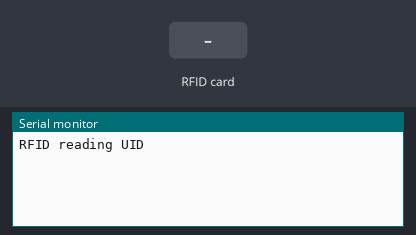
Simulated run of this sketch. Board: Arduino Uno, built with avr-gcc and run on an emulated ATmega328P. Parts: the last lines printed to the serial monitor. The test bench sets the inputs (shaded band).

Above: at 1.2 s.
1.3 s: RFID card 0B 20 02 0A held to the reader
At 2.5 s:
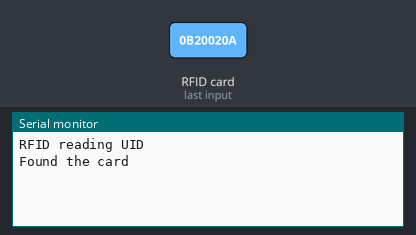
2.8 s: RFID card 5E 7A 19 C4 held to the reader
At 4.0 s:
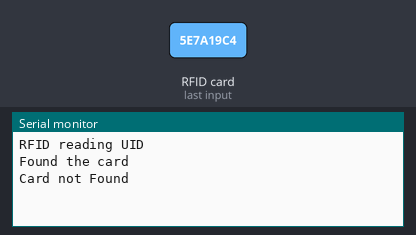

The sketch:

RFID_NODE_MCU.ino
```cpp
char *myStrings[2][3] = {{" 0B 20 02 0A", " 0C 20 02 0C", " 0F 20 02 0C"},{" 04 20 02 0C", " 0B 2A 02 0C", " 0B 20 02 0C"}};
#include <SPI.h>
#include <MFRC522.h>
#define SS_PIN 10
#define RST_PIN 9

MFRC522 mfrc522(SS_PIN, RST_PIN); // Instance of the class
void setup() {
   Serial.begin(115200);
   SPI.begin();       // Init SPI bus
   mfrc522.PCD_Init(); // Init MFRC522
   Serial.println("RFID reading UID");
}
void loop() {
if ( mfrc522.PICC_IsNewCardPresent())
    {
      String content= "";byte letter;
        if ( mfrc522.PICC_ReadCardSerial())
        {
           for (byte i = 0; i < mfrc522.uid.size; i++) {

                  content.concat(String(mfrc522.uid.uidByte[i] < 0x10 ? " 0" : " "));
                  content.concat(String(mfrc522.uid.uidByte[i], HEX));
            }
            content.toUpperCase();

            //Serial.println(content);
            mfrc522.PICC_HaltA();
        }
        int count = 1;
        for(int i = 0 ; i<2;i++)
        {
          for(int j = 0;j<3 ; j++)
          {
            String idNum = String(myStrings[i][j]);
            if(idNum == content)
            {
              Serial.println("Found the card");
              //Serial.println(" the card number is :" + content);
            }
            else
            {
              if(count == 6)
              {
                Serial.println("Card not Found");

              }
              else
              {
                //Serial.println("Check at the position :"+String(count));
                count++;

              }
            }
          }
        }


}
}
```

Measured:
- after the input at 1.3 s, the serial monitor: prints a new line at once (image 1)
- after the input at 2.8 s, the serial monitor: prints a new line at once (image 2)
